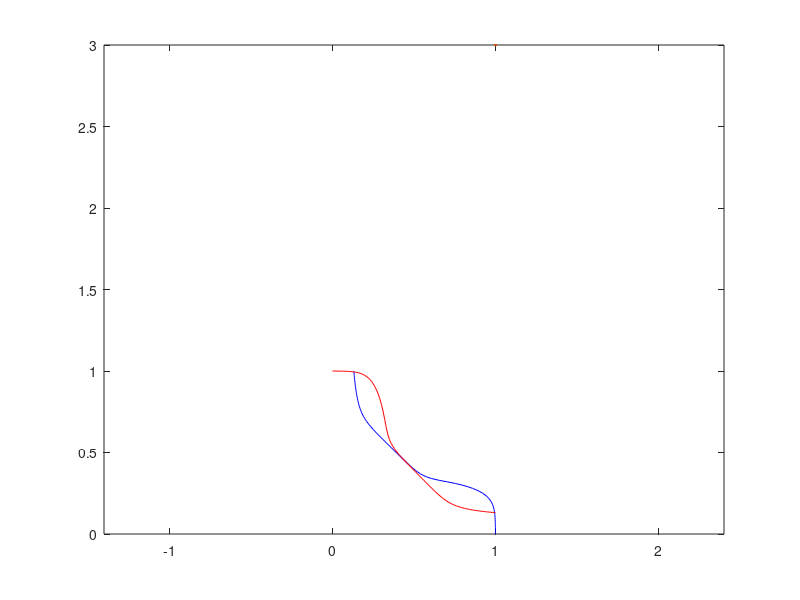

MATLAB code for this plot: (Note: this script raises an error after producing the figure.)
clc
clear


v1_1 = [        % v2從0掃到1
999.7488*0.001
999.6893*0.001
999.6121*0.001
999.5120*0.001
999.3823*0.001
999.2147*0.001
998.9986*0.001
998.7206*0.001
998.3638*0.001
997.9069*0.001
997.3236*0.001
996.5811*0.001
995.6388*0.001
994.4470*0.001
992.9453*0.001
991.0601*0.001
988.7032*0.001
985.7694*0.001
982.1335*0.001
977.6485*0.001
972.1427*0.001
965.4164*0.001
957.2392*0.001
947.3460*0.001
935.4299*0.001
921.1400*0.001
904.0607*0.001
883.6945*0.001
859.4248*0.001
830.4544*0.001
795.7125*0.001
753.8184*0.001
704.0023*0.001
651.3298*0.001
608.3929*0.001
578.2218*0.001
556.0562*0.001
538.3495*0.001
523.2513*0.001
509.7762*0.001
497.3584*0.001
485.6543*0.001
474.4376*0.001
463.5571*0.001
452.9078*0.001
442.4151*0.001
432.0259*0.001
421.7021*0.001
411.4173*0.001
401.1534*0.001
390.8994*0.001
380.6494*0.001
370.4017*0.001
360.1585*0.001
349.9247*0.001
339.7078*0.001
329.5180*0.001
319.3676*0.001
309.2712*0.001
299.2462*0.001
289.3130*0.001
279.4956*0.001
269.8222*0.001
260.3264*0.001
251.0478*0.001
242.0326*0.001
233.3335*0.001
225.0079*0.001
217.1142*0.001
209.7058*0.001
202.8240*0.001
196.4908*0.001
190.7065*0.001
185.4511*0.001
180.6890*0.001
176.3760*0.001
172.4652*0.001
168.9103*0.001
165.6689*0.001
162.7032*0.001
159.9800*0.001
157.4706*0.001
155.1505*0.001
152.9984*0.001
150.9963*0.001
149.1283*0.001
147.3810*0.001
145.7426*0.001
144.2030*0.001
142.7530*0.001
141.3849*0.001
140.0917*0.001
138.8672*0.001
137.7060*0.001
136.6032*0.001
135.5544*0.001
134.5556*0.001
133.6034*0.001
132.6944*0.001
131.8259*0.001
130.9951*0.001
];
v2_1 =[    0           
   10.00000*0.001
   20.00000*0.001
   30.00000*0.001
   40.00000*0.001
   50.00000*0.001
   60.00000*0.001
   70.00000*0.001
   80.00000*0.001
   90.00000*0.001
  100.00000*0.001
  110.00000*0.001
  120.00000*0.001
  130.00000*0.001
  140.00000*0.001
  150.00000*0.001
  160.00000*0.001
  170.00000*0.001
  180.00000*0.001
  190.00000*0.001
  200.00000*0.001
  210.00000*0.001
  220.00000*0.001
  230.00000*0.001
  240.00000*0.001
  250.00000*0.001
  260.00000*0.001
  270.00000*0.001
  280.00000*0.001
  290.00000*0.001
  300.00000*0.001
  310.00000*0.001
  320.00000*0.001
  330.00000*0.001
  340.00000*0.001
  350.00000*0.001
  360.00000*0.001
  370.00000*0.001
  380.00000*0.001
  390.00000*0.001
  400.00000*0.001
  410.00000*0.001
  420.00000*0.001
  430.00000*0.001
  440.00000*0.001
  450.00000*0.001
  460.00000*0.001
  470.00000*0.001
  480.00000*0.001
  490.00000*0.001
  500.00000*0.001
  510.00000*0.001
  520.00000*0.001
  530.00000*0.001
  540.00000*0.001
  550.00000*0.001
  560.00000*0.001
  570.00000*0.001
  580.00000*0.001
  590.00000*0.001
  600.00000*0.001
  610.00000*0.001
  620.00000*0.001
  630.00000*0.001
  640.00000*0.001
  650.00000*0.001
  660.00000*0.001
  670.00000*0.001
  680.00000*0.001
  690.00000*0.001
  700.00000*0.001
  710.00000*0.001
  720.00000*0.001
  730.00000*0.001
  740.00000*0.001
  750.00000*0.001
  760.00000*0.001
  770.00000*0.001
  780.00000*0.001
  790.00000*0.001
  800.00000*0.001
  810.00000*0.001
  820.00000*0.001
  830.00000*0.001
  840.00000*0.001
  850.00000*0.001
  860.00000*0.001
  870.00000*0.001
  880.00000*0.001
  890.00000*0.001
  900.00000*0.001
  910.00000*0.001
  920.00000*0.001
  930.00000*0.001
  940.00000*0.001
  950.00000*0.001
  960.00000*0.001
  970.00000*0.001
  980.00000*0.001
  990.00000*0.001
    1.00000      
];

v1_2 = v2_1; %v1從0掃到1
v2_2 = v1_1; % 從1掉到0

plot(v1_1,v1_2,'b',LineWidth=3.0);
hold on
plot(v2_1, v2_2,'r',LineWidth=3.0);

axis equal

%% plot rectangle (right)

x1 = v1_1; y1 = v1_2;
x2 = v2_1; y2 = v2_2;

for i =0:100
    for j = 0:100
        save_angle(i+1,j+1) = line_angle(x1(i+1),y1(i+1),x2(j+1),y2(j+1));
        save_length(i+1,j+1) = line_length(x1(i+1),y1(i+1),x2(j+1),y2(j+1));
    end
end

cnt = 0;

for i =1:101
    for j = 1:101
        if(save_angle(i,j)>44.5 && save_angle(i,j)<45.5)
            list_x(cnt+1) = i;
            list_y(cnt+1) = j;
            cnt = cnt+1;
        end
    end
end

max = 0;
max_x =0;
max_y =0;

for i = 1:length(list_y)
    if(save_length(list_x(i),list_y(i))>max)
        max =save_length(list_x(i),list_y(i));
        max_x = list_x(i);
        max_y = list_y(i);
    end
end

% plot([record(location,1),record(location,3)],[record(location,2),record(location,4)],'g',LineWidth=3.0) %x1,y1 x2,y2
% 
% plot([record(location,1),record(location,1)],[record(location,2),record(location,4)],'g',LineWidth=3.0)
% plot([record(location,1),record(location,3)],[record(location,4),record(location,4)],'g',LineWidth=3.0)
% plot([record(location,3),record(location,3)],[record(location,2),record(location,4)],'g',LineWidth=3.0)
% plot([record(location,1),record(location,3)],[record(location,2),record(location,2)],'g',LineWidth=3.0)

% 
plot([x1(max_x),x2(max_y)],[y1(max_x),y2(max_y)],'g',LineWidth=3.0)

plot([x1(max_x),x1(max_x)],[y1(max_x),y2(max_y)],'g',LineWidth=3.0)
plot([x1(max_x),x2(max_y)],[y2(max_y),y2(max_y)],'g',LineWidth=3.0)
plot([x2(max_y),x2(max_y)],[y1(max_x),y2(max_y)],'g',LineWidth=3.0)
plot([x1(max_x),x2(max_y)],[y1(max_x),y1(max_x)],'g',LineWidth=3.0)

%% plot rectangle (left)

x1 = v1_1; y1 = v1_2;
x2 = v2_1; y2 = v2_2;

for i =0:100
    for j = 0:100
        save_angle(i+1,j+1) = line_angle(x2(i+1),y2(i+1),x1(j+1),y1(j+1));
        save_length(i+1,j+1) = line_length(x2(i+1),y2(i+1),x1(j+1),y1(j+1));
    end
end

cnt = 0;

for i =1:101
    for j = 1:101
        if(save_angle(i,j)>44.5 && save_angle(i,j)<45.5)
            list_x(cnt+1) = i;
            list_y(cnt+1) = j;
            cnt = cnt+1;
        end
    end
end

max = 0;
max_x =0;
max_y =0;

for i = 1:length(list_y)
    if(save_length(list_x(i),list_y(i))>max)
        max =save_length(list_x(i),list_y(i));
        max_x = list_x(i);
        max_y = list_y(i);
    end
end

 
plot([x2(max_x),x1(max_y)],[y2(max_x),y1(max_y)],'g',LineWidth=3.0)

plot([x2(max_x),x2(max_x)],[y2(max_x),y1(max_y)],'g',LineWidth=3.0)
plot([x2(max_x),x1(max_y)],[y1(max_y),y1(max_y)],'g',LineWidth=3.0)
plot([x1(max_y),x1(max_y)],[y2(max_x),y1(max_y)],'g',LineWidth=3.0)
plot([x2(max_x),x1(max_y)],[y2(max_x),y2(max_x)],'g',LineWidth=3.0)

